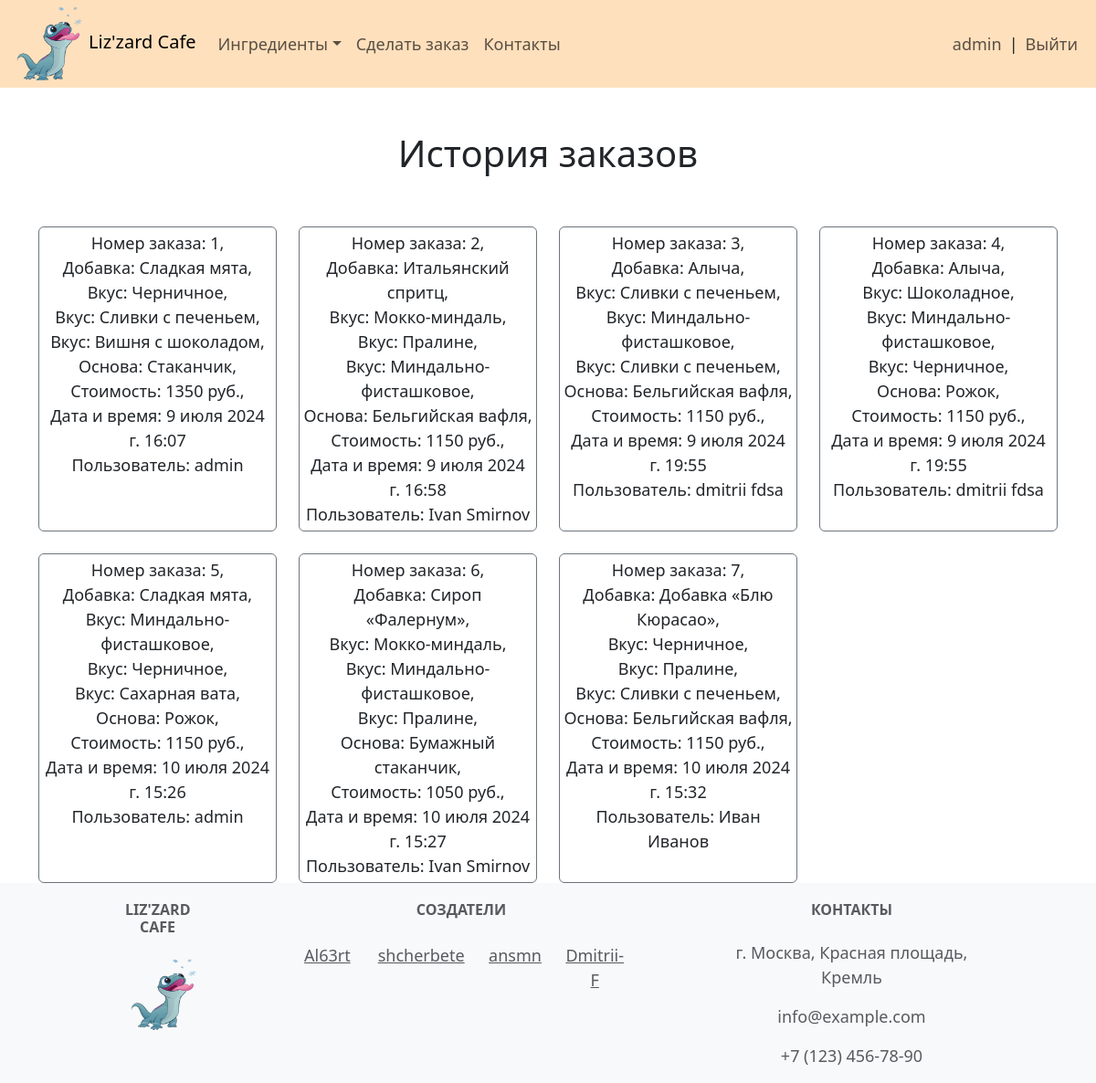
Page /all_orders/ (signed in) on the earlier database version.
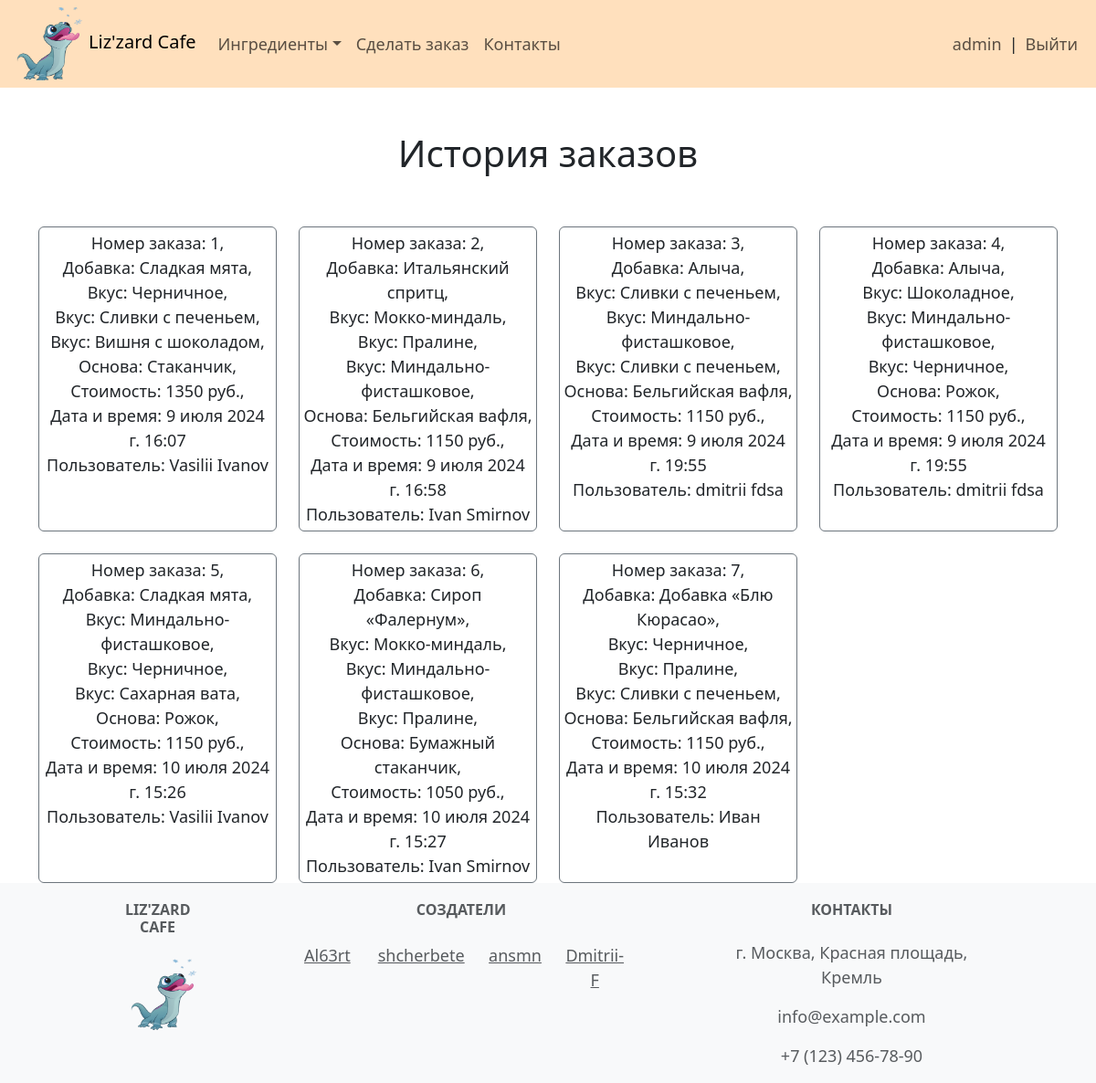
Same page on the later database version.
### icecream_bar/models.py (models this page shows, shortened)
class IceCreamInContainer(models.Model):
    user = models.ForeignKey(User, on_delete=models.CASCADE)
    topping = models.ForeignKey(Topping, on_delete=models.CASCADE, verbose_name='Добавка')
    flavor3 = models.ForeignKey(Flavor, on_delete=models.CASCADE, related_name='flavor3',
                                verbose_name='Вкус')
    flavor2 = models.ForeignKey(Flavor, on_delete=models.CASCADE, related_name='flavor2',
                                verbose_name='Вкус')
    flavor1 = models.ForeignKey(Flavor, on_delete=models.CASCADE, related_name='flavor1',
                                verbose_name='Вкус')
    container = models.ForeignKey(Container, on_delete=models.CASCADE, verbose_name='Основа')
    total_price = models.DecimalField(max_digits=6, decimal_places=0, verbose_name='Стоимость')
    ordered_at = models.DateTimeField(auto_now_add=True)

class Topping(models.Model):
    name = models.CharField(max_length=100)
    description = models.TextField()
    image = models.ImageField(upload_to='Topping/', blank=True)
    price = models.PositiveIntegerField()
    def __str__(self):
        return self.name

class Flavor(models.Model):
    name = models.CharField(max_length=100)
    description = models.TextField()
    image = models.ImageField(upload_to='Flavor/', blank=True)
    price = models.PositiveIntegerField()
    def __str__(self):
        return self.name

class Container(models.Model):
    name = models.CharField(max_length=100)
    description = models.TextField()
    image = models.ImageField(upload_to='Container/', blank=True)
    price = models.PositiveIntegerField()
    def __str__(self):
        return self.name

### icecream_bar/views.py (the view)
# urls.py: path('all_orders/', views.AllOrdersListView.as_view(), name='all_orders'),
class AllOrdersListView(ListView):
    model = IceCreamInContainer
    template_name = 'icecream_bar/all_orders.html'
    def get_context_data(self):
        context = super().get_context_data()
        context['orders_list'] = IceCreamInContainer.objects.all()
        return context

### icecream_bar/templates/icecream_bar/all_orders.html
{% extends 'base/base.html' %}
{% block content %}
    {% for group in request.user.groups.all %}
        {% if group.name == 'admins' %}
            <div class="container text-center">
                <h1>
                    <br>
                    История заказов
                    <br>
                    <br>
                </h1>
                <div class="row row-cols-1 row-cols-sm-2 row-cols-xl-4 g-4">
                    {% for order in orders_list %}
                        <div class="col">
                            <div class="card border-secondary h-100 p-1">
                                Номер заказа: {{ order.id }},
                                <br>
                                Добавка: {{ order.topping }},
                                <br>
                                Вкус: {{ order.flavor3 }},
                                <br>
                                Вкус: {{ order.flavor2 }},
                                <br>
                                Вкус: {{ order.flavor1 }},
                                <br>
                                Основа: {{ order.container }},
                                <br>
                                Стоимость: {{ order.total_price }} руб.,
                                <br>
                                Дата и время: {{ order.ordered_at }}
                                <br>
                                Пользователь: {{ order.user.first_name }} {{ order.user.last_name }}
                                <br>
                            </div>
                        </div>
                        {% empty %}
                        <p>Нет заказов.</p>
                    {% endfor %}
                </div>
            </div>
        {% endif %}
    {% endfor %}
{% endblock %}

Differences in the rows shown:
changed IceCreamInContainer "9 июля 2024 г. 16:07": user.first_name "admin" → "Vasilii"; user.last_name (not shown) → "Ivanov"
changed IceCreamInContainer "10 июля 2024 г. 15:26": user.first_name "admin" → "Vasilii"; user.last_name (not shown) → "Ivanov"
